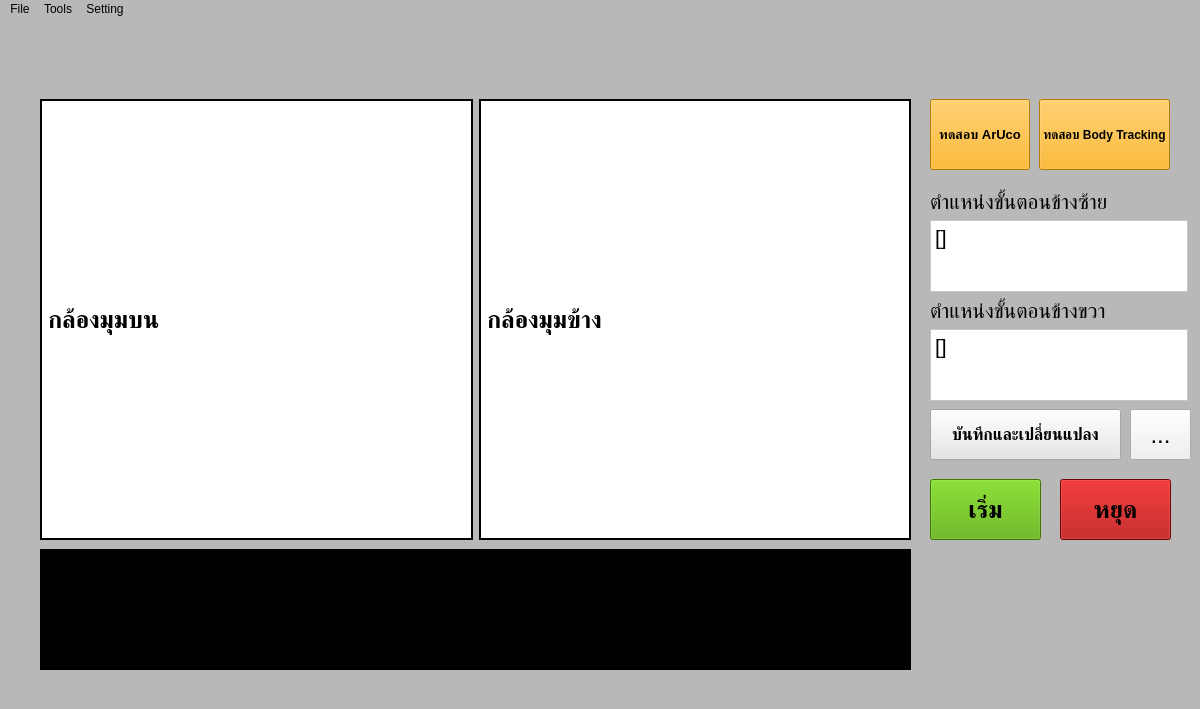
<?xml version="1.0" encoding="UTF-8"?>
<ui version="4.0">
 <class>MainWindow</class>
 <widget class="QMainWindow" name="MainWindow">
  <property name="windowModality">
   <enum>Qt::WindowModal</enum>
  </property>
  <property name="geometry">
   <rect>
    <x>0</x>
    <y>0</y>
    <width>1200</width>
    <height>709</height>
   </rect>
  </property>
  <property name="windowTitle">
   <string>MainWindow</string>
  </property>
  <property name="styleSheet">
   <string notr="true">background-color: rgb(184, 184, 184);</string>
  </property>
  <widget class="QWidget" name="centralwidget">
   <widget class="QPushButton" name="test">
    <property name="geometry">
     <rect>
      <x>930</x>
      <y>80</y>
      <width>100</width>
      <height>71</height>
     </rect>
    </property>
    <property name="font">
     <font>
      <family>Tahoma</family>
      <pointsize>10</pointsize>
      <weight>75</weight>
      <bold>true</bold>
     </font>
    </property>
    <property name="styleSheet">
     <string notr="true">background-color: rgb(255, 170, 0);</string>
    </property>
    <property name="text">
     <string>ทดสอบ ArUco</string>
    </property>
   </widget>
   <widget class="QPushButton" name="pushButton_2">
    <property name="geometry">
     <rect>
      <x>930</x>
      <y>460</y>
      <width>111</width>
      <height>61</height>
     </rect>
    </property>
    <property name="font">
     <font>
      <family>Tahoma</family>
      <pointsize>18</pointsize>
      <weight>75</weight>
      <bold>true</bold>
     </font>
    </property>
    <property name="styleSheet">
     <string notr="true">background-color: rgb(85, 170, 0);
</string>
    </property>
    <property name="text">
     <string>เริ่ม</string>
    </property>
   </widget>
   <widget class="QPushButton" name="pushButton_3">
    <property name="geometry">
     <rect>
      <x>1060</x>
      <y>460</y>
      <width>111</width>
      <height>61</height>
     </rect>
    </property>
    <property name="font">
     <font>
      <family>Tahoma</family>
      <pointsize>18</pointsize>
      <weight>75</weight>
      <bold>true</bold>
     </font>
    </property>
    <property name="styleSheet">
     <string notr="true">background-color: rgb(170, 0, 0);</string>
    </property>
    <property name="text">
     <string>หยุด</string>
    </property>
   </widget>
   <widget class="QToolButton" name="setting_process">
    <property name="geometry">
     <rect>
      <x>1130</x>
      <y>390</y>
      <width>61</width>
      <height>51</height>
     </rect>
    </property>
    <property name="font">
     <font>
      <family>Tahoma</family>
      <pointsize>18</pointsize>
     </font>
    </property>
    <property name="styleSheet">
     <string notr="true">border-color: rgb(0, 0, 0);
background-color: rgb(240, 240, 240);</string>
    </property>
    <property name="text">
     <string>...</string>
    </property>
   </widget>
   <widget class="QPushButton" name="save_process">
    <property name="geometry">
     <rect>
      <x>930</x>
      <y>390</y>
      <width>191</width>
      <height>51</height>
     </rect>
    </property>
    <property name="font">
     <font>
      <family>Tahoma</family>
      <pointsize>12</pointsize>
      <weight>75</weight>
      <bold>true</bold>
     </font>
    </property>
    <property name="styleSheet">
     <string notr="true">background-color: rgb(230, 230, 230);</string>
    </property>
    <property name="text">
     <string>บันทึกและเปลี่ยนแปลง</string>
    </property>
   </widget>
   <widget class="QPushButton" name="test_2">
    <property name="geometry">
     <rect>
      <x>1039</x>
      <y>80</y>
      <width>131</width>
      <height>71</height>
     </rect>
    </property>
    <property name="font">
     <font>
      <family>Tahoma</family>
      <pointsize>9</pointsize>
      <weight>75</weight>
      <bold>true</bold>
     </font>
    </property>
    <property name="styleSheet">
     <string notr="true">background-color: rgb(255, 170, 0);</string>
    </property>
    <property name="text">
     <string>ทดสอบ Body Tracking</string>
    </property>
   </widget>
   <widget class="QPlainTextEdit" name="plainTextEdit">
    <property name="geometry">
     <rect>
      <x>40</x>
      <y>530</y>
      <width>871</width>
      <height>121</height>
     </rect>
    </property>
    <property name="font">
     <font>
      <family>Tahoma</family>
      <pointsize>16</pointsize>
     </font>
    </property>
    <property name="focusPolicy">
     <enum>Qt::StrongFocus</enum>
    </property>
    <property name="styleSheet">
     <string notr="true">background-color: rgb(0, 0, 0);
color: rgb(255, 255, 255);</string>
    </property>
    <property name="plainText">
     <string/>
    </property>
   </widget>
   <widget class="QWidget" name="">
    <property name="geometry">
     <rect>
      <x>40</x>
      <y>80</y>
      <width>871</width>
      <height>441</height>
     </rect>
    </property>
    <layout class="QGridLayout" name="gridLayout">
     <item row="0" column="0">
      <widget class="QLabel" name="label_top_view">
       <property name="font">
        <font>
         <family>Tahoma</family>
         <pointsize>18</pointsize>
         <weight>75</weight>
         <italic>false</italic>
         <bold>true</bold>
        </font>
       </property>
       <property name="styleSheet">
        <string notr="true">background-color: rgb(255, 255, 255);</string>
       </property>
       <property name="frameShape">
        <enum>QFrame::Panel</enum>
       </property>
       <property name="lineWidth">
        <number>2</number>
       </property>
       <property name="midLineWidth">
        <number>0</number>
       </property>
       <property name="text">
        <string>กล้องมุมบน</string>
       </property>
      </widget>
     </item>
     <item row="0" column="1">
      <widget class="QLabel" name="label_sid_view">
       <property name="font">
        <font>
         <family>Tahoma</family>
         <pointsize>18</pointsize>
         <weight>75</weight>
         <italic>false</italic>
         <bold>true</bold>
        </font>
       </property>
       <property name="styleSheet">
        <string notr="true">background-color: rgb(255, 255, 255);</string>
       </property>
       <property name="frameShape">
        <enum>QFrame::Panel</enum>
       </property>
       <property name="lineWidth">
        <number>2</number>
       </property>
       <property name="midLineWidth">
        <number>0</number>
       </property>
       <property name="text">
        <string>กล้องมุมข้าง</string>
       </property>
      </widget>
     </item>
    </layout>
   </widget>
   <widget class="QWidget" name="">
    <property name="geometry">
     <rect>
      <x>930</x>
      <y>170</y>
      <width>258</width>
      <height>212</height>
     </rect>
    </property>
    <layout class="QVBoxLayout" name="verticalLayout">
     <item>
      <widget class="QLabel" name="label_L_stpe">
       <property name="font">
        <font>
         <family>Tahoma</family>
         <pointsize>16</pointsize>
        </font>
       </property>
       <property name="text">
        <string>ตำแหน่งขั้นตอนข้างซ้าย</string>
       </property>
      </widget>
     </item>
     <item>
      <widget class="QTextEdit" name="textEdit_L">
       <property name="font">
        <font>
         <family>Tahoma</family>
         <pointsize>16</pointsize>
        </font>
       </property>
       <property name="styleSheet">
        <string notr="true">background-color: rgb(255, 255, 255);</string>
       </property>
       <property name="html">
        <string>&lt;!DOCTYPE HTML PUBLIC &quot;-//W3C//DTD HTML 4.0//EN&quot; &quot;http://www.w3.org/TR/REC-html40/strict.dtd&quot;&gt;
&lt;html&gt;&lt;head&gt;&lt;meta name=&quot;qrichtext&quot; content=&quot;1&quot; /&gt;&lt;style type=&quot;text/css&quot;&gt;
p, li { white-space: pre-wrap; }
&lt;/style&gt;&lt;/head&gt;&lt;body style=&quot; font-family:'Tahoma'; font-size:16pt; font-weight:400; font-style:normal;&quot;&gt;
&lt;p style=&quot; margin-top:0px; margin-bottom:0px; margin-left:0px; margin-right:0px; -qt-block-indent:0; text-indent:0px;&quot;&gt;[]&lt;/p&gt;&lt;/body&gt;&lt;/html&gt;</string>
       </property>
      </widget>
     </item>
     <item>
      <widget class="QLabel" name="label_R_stpe">
       <property name="font">
        <font>
         <family>Tahoma</family>
         <pointsize>16</pointsize>
        </font>
       </property>
       <property name="text">
        <string>ตำแหน่งขั้นตอนข้างขวา</string>
       </property>
      </widget>
     </item>
     <item>
      <widget class="QTextEdit" name="textEdit_R">
       <property name="font">
        <font>
         <family>Tahoma</family>
         <pointsize>16</pointsize>
        </font>
       </property>
       <property name="styleSheet">
        <string notr="true">background-color: rgb(255, 255, 255);</string>
       </property>
       <property name="html">
        <string>&lt;!DOCTYPE HTML PUBLIC &quot;-//W3C//DTD HTML 4.0//EN&quot; &quot;http://www.w3.org/TR/REC-html40/strict.dtd&quot;&gt;
&lt;html&gt;&lt;head&gt;&lt;meta name=&quot;qrichtext&quot; content=&quot;1&quot; /&gt;&lt;style type=&quot;text/css&quot;&gt;
p, li { white-space: pre-wrap; }
&lt;/style&gt;&lt;/head&gt;&lt;body style=&quot; font-family:'Tahoma'; font-size:16pt; font-weight:400; font-style:normal;&quot;&gt;
&lt;p style=&quot; margin-top:0px; margin-bottom:0px; margin-left:0px; margin-right:0px; -qt-block-indent:0; text-indent:0px;&quot;&gt;[]&lt;/p&gt;&lt;/body&gt;&lt;/html&gt;</string>
       </property>
      </widget>
     </item>
    </layout>
   </widget>
  </widget>
  <widget class="QMenuBar" name="menubar">
   <property name="geometry">
    <rect>
     <x>0</x>
     <y>0</y>
     <width>1200</width>
     <height>21</height>
    </rect>
   </property>
   <widget class="QMenu" name="menuFile">
    <property name="title">
     <string>File</string>
    </property>
   </widget>
   <widget class="QMenu" name="menuTool">
    <property name="title">
     <string>Tools</string>
    </property>
   </widget>
   <widget class="QMenu" name="menuSetting">
    <property name="title">
     <string>Setting</string>
    </property>
   </widget>
   <addaction name="menuFile"/>
   <addaction name="menuTool"/>
   <addaction name="menuSetting"/>
  </widget>
  <widget class="QStatusBar" name="statusbar"/>
 </widget>
 <resources/>
 <connections/>
</ui>
